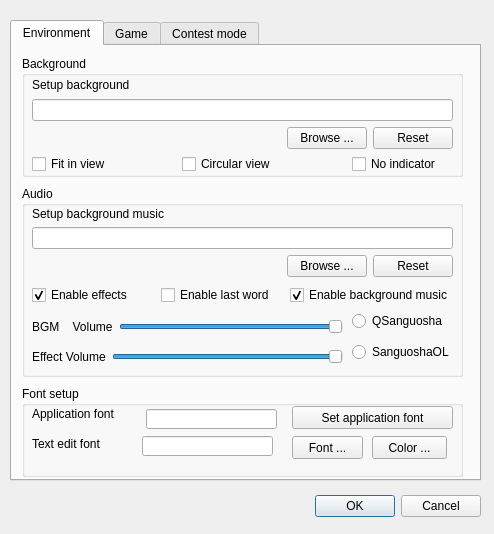
<?xml version="1.0" encoding="UTF-8"?>
<ui version="4.0">
 <class>ConfigDialog</class>
 <widget class="QDialog" name="ConfigDialog">
  <property name="windowModality">
   <enum>Qt::WindowModal</enum>
  </property>
  <property name="geometry">
   <rect>
    <x>0</x>
    <y>0</y>
    <width>494</width>
    <height>534</height>
   </rect>
  </property>
  <property name="windowTitle">
   <string>Config dialog</string>
  </property>
  <widget class="QTabWidget" name="tabWidget">
   <property name="geometry">
    <rect>
     <x>10</x>
     <y>20</y>
     <width>471</width>
     <height>461</height>
    </rect>
   </property>
   <property name="currentIndex">
    <number>0</number>
   </property>
   <widget class="QWidget" name="envTab">
    <attribute name="title">
     <string>Environment</string>
    </attribute>
    <widget class="QGroupBox" name="audioGroupBox">
     <property name="geometry">
      <rect>
       <x>10</x>
       <y>140</y>
       <width>441</width>
       <height>191</height>
      </rect>
     </property>
     <property name="title">
      <string>Audio</string>
     </property>
     <widget class="QWidget" name="layoutWidget1">
      <property name="geometry">
       <rect>
        <x>10</x>
        <y>20</y>
        <width>421</width>
        <height>71</height>
       </rect>
      </property>
      <layout class="QVBoxLayout" name="verticalLayout_5">
       <item>
        <widget class="QLabel" name="setupBgMusicLabel">
         <property name="text">
          <string>Setup background music</string>
         </property>
         <property name="buddy">
          <cstring>bgMusicPathLineEdit</cstring>
         </property>
        </widget>
       </item>
       <item>
        <widget class="QLineEdit" name="bgMusicPathLineEdit">
         <property name="readOnly">
          <bool>true</bool>
         </property>
        </widget>
       </item>
       <item>
        <layout class="QHBoxLayout" name="horizontalLayout_2">
         <item>
          <spacer name="horizontalSpacer_2">
           <property name="orientation">
            <enum>Qt::Horizontal</enum>
           </property>
           <property name="sizeHint" stdset="0">
            <size>
             <width>40</width>
             <height>20</height>
            </size>
           </property>
          </spacer>
         </item>
         <item>
          <widget class="QPushButton" name="browseBgMusicButton">
           <property name="text">
            <string>Browse ...</string>
           </property>
          </widget>
         </item>
         <item>
          <widget class="QPushButton" name="resetBgMusicButton">
           <property name="text">
            <string>Reset</string>
           </property>
          </widget>
         </item>
        </layout>
       </item>
      </layout>
     </widget>
     <widget class="QWidget" name="layoutWidget2">
      <property name="geometry">
       <rect>
        <x>10</x>
        <y>100</y>
        <width>421</width>
        <height>18</height>
       </rect>
      </property>
      <layout class="QHBoxLayout" name="horizontalLayout_3">
       <item>
        <widget class="QCheckBox" name="enableEffectCheckBox">
         <property name="text">
          <string>Enable effects</string>
         </property>
         <property name="checked">
          <bool>true</bool>
         </property>
        </widget>
       </item>
       <item>
        <widget class="QCheckBox" name="enableLastWordCheckBox">
         <property name="text">
          <string>Enable last word</string>
         </property>
        </widget>
       </item>
       <item>
        <widget class="QCheckBox" name="enableBgMusicCheckBox">
         <property name="text">
          <string>Enable background music</string>
         </property>
         <property name="checked">
          <bool>true</bool>
         </property>
        </widget>
       </item>
      </layout>
     </widget>
     <widget class="QWidget" name="layoutWidget3">
      <property name="geometry">
       <rect>
        <x>10</x>
        <y>130</y>
        <width>311</width>
        <height>21</height>
       </rect>
      </property>
      <layout class="QHBoxLayout" name="horizontalLayout_5">
       <item>
        <widget class="QLabel" name="bgmVolumeLabel">
         <property name="text">
          <string>BGM    Volume</string>
         </property>
         <property name="buddy">
          <cstring>bgmVolumeSlider</cstring>
         </property>
        </widget>
       </item>
       <item>
        <widget class="QSlider" name="bgmVolumeSlider">
         <property name="maximum">
          <number>100</number>
         </property>
         <property name="value">
          <number>100</number>
         </property>
         <property name="orientation">
          <enum>Qt::Horizontal</enum>
         </property>
        </widget>
       </item>
      </layout>
     </widget>
     <widget class="QWidget" name="layoutWidget3_2">
      <property name="geometry">
       <rect>
        <x>10</x>
        <y>160</y>
        <width>311</width>
        <height>21</height>
       </rect>
      </property>
      <layout class="QHBoxLayout" name="horizontalLayout_6">
       <item>
        <widget class="QLabel" name="effectVolumeLabel">
         <property name="text">
          <string>Effect Volume</string>
         </property>
         <property name="buddy">
          <cstring>bgmVolumeSlider</cstring>
         </property>
        </widget>
       </item>
       <item>
        <widget class="QSlider" name="effectVolumeSlider">
         <property name="maximum">
          <number>100</number>
         </property>
         <property name="value">
          <number>100</number>
         </property>
         <property name="orientation">
          <enum>Qt::Horizontal</enum>
         </property>
        </widget>
       </item>
      </layout>
     </widget>
     <widget class="QWidget" name="verticalLayoutWidget">
      <property name="geometry">
       <rect>
        <x>330</x>
        <y>120</y>
        <width>101</width>
        <height>62</height>
       </rect>
      </property>
      <layout class="QVBoxLayout" name="EditionVLayout">
       <item>
        <widget class="QRadioButton" name="qsanguoshaRdo">
         <property name="text">
          <string>QSanguosha</string>
         </property>
        </widget>
       </item>
       <item>
        <widget class="QRadioButton" name="sanguoshaolRdo">
         <property name="text">
          <string>SanguoshaOL</string>
         </property>
        </widget>
       </item>
      </layout>
     </widget>
    </widget>
    <widget class="QGroupBox" name="bgGroupBox">
     <property name="geometry">
      <rect>
       <x>10</x>
       <y>10</y>
       <width>441</width>
       <height>121</height>
      </rect>
     </property>
     <property name="title">
      <string>Background</string>
     </property>
     <widget class="QWidget" name="layoutWidget4">
      <property name="geometry">
       <rect>
        <x>10</x>
        <y>20</y>
        <width>421</width>
        <height>73</height>
       </rect>
      </property>
      <layout class="QVBoxLayout" name="verticalLayout_2">
       <item>
        <layout class="QVBoxLayout" name="verticalLayout">
         <item>
          <widget class="QLabel" name="backgrounSetupLabel">
           <property name="text">
            <string>Setup background</string>
           </property>
           <property name="buddy">
            <cstring>bgPathLineEdit</cstring>
           </property>
          </widget>
         </item>
         <item>
          <widget class="QLineEdit" name="bgPathLineEdit">
           <property name="readOnly">
            <bool>true</bool>
           </property>
          </widget>
         </item>
        </layout>
       </item>
       <item>
        <layout class="QHBoxLayout" name="horizontalLayout">
         <item>
          <spacer name="horizontalSpacer">
           <property name="orientation">
            <enum>Qt::Horizontal</enum>
           </property>
           <property name="sizeHint" stdset="0">
            <size>
             <width>40</width>
             <height>20</height>
            </size>
           </property>
          </spacer>
         </item>
         <item>
          <widget class="QPushButton" name="browseBgButton">
           <property name="text">
            <string>Browse ...</string>
           </property>
          </widget>
         </item>
         <item>
          <widget class="QPushButton" name="resetBgButton">
           <property name="text">
            <string>Reset</string>
           </property>
          </widget>
         </item>
        </layout>
       </item>
      </layout>
     </widget>
     <widget class="QCheckBox" name="fitInViewCheckBox">
      <property name="geometry">
       <rect>
        <x>10</x>
        <y>100</y>
        <width>151</width>
        <height>16</height>
       </rect>
      </property>
      <property name="text">
       <string>Fit in view</string>
      </property>
     </widget>
     <widget class="QCheckBox" name="circularViewCheckBox">
      <property name="geometry">
       <rect>
        <x>160</x>
        <y>100</y>
        <width>101</width>
        <height>16</height>
       </rect>
      </property>
      <property name="text">
       <string>Circular view</string>
      </property>
     </widget>
     <widget class="QCheckBox" name="noIndicatorCheckBox">
      <property name="geometry">
       <rect>
        <x>330</x>
        <y>100</y>
        <width>95</width>
        <height>16</height>
       </rect>
      </property>
      <property name="text">
       <string>No indicator</string>
      </property>
     </widget>
    </widget>
    <widget class="QGroupBox" name="fontSetupGroupBox">
     <property name="geometry">
      <rect>
       <x>10</x>
       <y>340</y>
       <width>441</width>
       <height>91</height>
      </rect>
     </property>
     <property name="title">
      <string>Font setup</string>
     </property>
     <widget class="QPushButton" name="changeAppFontButton">
      <property name="geometry">
       <rect>
        <x>270</x>
        <y>20</y>
        <width>161</width>
        <height>23</height>
       </rect>
      </property>
      <property name="text">
       <string>Set application font</string>
      </property>
     </widget>
     <widget class="QLabel" name="appFontLabel">
      <property name="geometry">
       <rect>
        <x>10</x>
        <y>20</y>
        <width>96</width>
        <height>16</height>
       </rect>
      </property>
      <property name="text">
       <string>Application font</string>
      </property>
      <property name="buddy">
       <cstring>appFontLineEdit</cstring>
      </property>
     </widget>
     <widget class="QLineEdit" name="appFontLineEdit">
      <property name="enabled">
       <bool>true</bool>
      </property>
      <property name="geometry">
       <rect>
        <x>124</x>
        <y>23</y>
        <width>131</width>
        <height>20</height>
       </rect>
      </property>
      <property name="readOnly">
       <bool>true</bool>
      </property>
     </widget>
     <widget class="QLineEdit" name="textEditFontLineEdit">
      <property name="enabled">
       <bool>true</bool>
      </property>
      <property name="geometry">
       <rect>
        <x>120</x>
        <y>50</y>
        <width>131</width>
        <height>20</height>
       </rect>
      </property>
      <property name="readOnly">
       <bool>false</bool>
      </property>
     </widget>
     <widget class="QPushButton" name="setTextEditFontButton">
      <property name="geometry">
       <rect>
        <x>270</x>
        <y>50</y>
        <width>71</width>
        <height>23</height>
       </rect>
      </property>
      <property name="text">
       <string>Font ...</string>
      </property>
     </widget>
     <widget class="QLabel" name="textEditFontLabel">
      <property name="geometry">
       <rect>
        <x>10</x>
        <y>50</y>
        <width>91</width>
        <height>16</height>
       </rect>
      </property>
      <property name="text">
       <string>Text edit font</string>
      </property>
      <property name="buddy">
       <cstring>textEditFontLineEdit</cstring>
      </property>
     </widget>
     <widget class="QPushButton" name="setTextEditColorButton">
      <property name="geometry">
       <rect>
        <x>350</x>
        <y>50</y>
        <width>75</width>
        <height>23</height>
       </rect>
      </property>
      <property name="text">
       <string>Color ...</string>
      </property>
     </widget>
    </widget>
   </widget>
   <widget class="QWidget" name="gameTab">
    <attribute name="title">
     <string>Game</string>
    </attribute>
    <widget class="QWidget" name="layoutWidget5">
     <property name="geometry">
      <rect>
       <x>10</x>
       <y>20</y>
       <width>236</width>
       <height>22</height>
      </rect>
     </property>
     <layout class="QFormLayout" name="formLayout">
      <property name="fieldGrowthPolicy">
       <enum>QFormLayout::AllNonFixedFieldsGrow</enum>
      </property>
      <item row="0" column="0">
       <widget class="QLabel" name="nullificationLabel">
        <property name="text">
         <string>Nullification count down</string>
        </property>
        <property name="buddy">
         <cstring>nullificationSpinBox</cstring>
        </property>
       </widget>
      </item>
      <item row="0" column="1">
       <widget class="QSpinBox" name="nullificationSpinBox">
        <property name="suffix">
         <string> seconds</string>
        </property>
        <property name="minimum">
         <number>5</number>
        </property>
        <property name="maximum">
         <number>15</number>
        </property>
        <property name="value">
         <number>8</number>
        </property>
       </widget>
      </item>
     </layout>
    </widget>
    <widget class="QCheckBox" name="neverNullifyMyTrickCheckBox">
     <property name="geometry">
      <rect>
       <x>10</x>
       <y>60</y>
       <width>239</width>
       <height>16</height>
      </rect>
     </property>
     <property name="text">
      <string>Never nullify my single target trick</string>
     </property>
     <property name="checked">
      <bool>true</bool>
     </property>
    </widget>
    <widget class="QCheckBox" name="minimizecCheckBox">
     <property name="geometry">
      <rect>
       <x>10</x>
       <y>90</y>
       <width>241</width>
       <height>16</height>
      </rect>
     </property>
     <property name="text">
      <string>Minimize the dialog when server runs</string>
     </property>
     <property name="checked">
      <bool>true</bool>
     </property>
    </widget>
   </widget>
   <widget class="QWidget" name="tab">
    <attribute name="title">
     <string>Contest mode</string>
    </attribute>
    <widget class="QWidget" name="layoutWidget">
     <property name="geometry">
      <rect>
       <x>20</x>
       <y>30</y>
       <width>421</width>
       <height>100</height>
      </rect>
     </property>
     <layout class="QFormLayout" name="formLayout_2">
      <item row="0" column="0">
       <widget class="QLabel" name="smtpServerLabel">
        <property name="text">
         <string>SMTP Server</string>
        </property>
       </widget>
      </item>
      <item row="0" column="1">
       <widget class="QLineEdit" name="smtpServerLineEdit">
        <property name="placeholderText">
         <string>SMTP server's address</string>
        </property>
       </widget>
      </item>
      <item row="1" column="0">
       <widget class="QLabel" name="senderLabel">
        <property name="text">
         <string>Sender</string>
        </property>
       </widget>
      </item>
      <item row="1" column="1">
       <widget class="QLineEdit" name="senderLineEdit">
        <property name="placeholderText">
         <string>The sender's email address</string>
        </property>
       </widget>
      </item>
      <item row="2" column="0">
       <widget class="QLabel" name="passwordLabel">
        <property name="text">
         <string>Password</string>
        </property>
       </widget>
      </item>
      <item row="2" column="1">
       <widget class="QLineEdit" name="passwordLineEdit">
        <property name="placeholderText">
         <string>The password</string>
        </property>
       </widget>
      </item>
      <item row="3" column="0">
       <widget class="QLabel" name="receiverLabel">
        <property name="text">
         <string>Receiver</string>
        </property>
       </widget>
      </item>
      <item row="3" column="1">
       <widget class="QLineEdit" name="receiverLineEdit">
        <property name="placeholderText">
         <string>The receiver's email address</string>
        </property>
       </widget>
      </item>
     </layout>
    </widget>
    <widget class="QCheckBox" name="onlySaveLordCheckBox">
     <property name="geometry">
      <rect>
       <x>20</x>
       <y>140</y>
       <width>191</width>
       <height>16</height>
      </rect>
     </property>
     <property name="text">
      <string>Only save the record of lord</string>
     </property>
    </widget>
   </widget>
  </widget>
  <widget class="QDialogButtonBox" name="buttonBox">
   <property name="geometry">
    <rect>
     <x>140</x>
     <y>490</y>
     <width>341</width>
     <height>32</height>
    </rect>
   </property>
   <property name="orientation">
    <enum>Qt::Horizontal</enum>
   </property>
   <property name="standardButtons">
    <set>QDialogButtonBox::Cancel|QDialogButtonBox::Ok</set>
   </property>
  </widget>
 </widget>
 <resources/>
 <connections>
  <connection>
   <sender>buttonBox</sender>
   <signal>accepted()</signal>
   <receiver>ConfigDialog</receiver>
   <slot>accept()</slot>
   <hints>
    <hint type="sourcelabel">
     <x>248</x>
     <y>254</y>
    </hint>
    <hint type="destinationlabel">
     <x>157</x>
     <y>274</y>
    </hint>
   </hints>
  </connection>
  <connection>
   <sender>buttonBox</sender>
   <signal>rejected()</signal>
   <receiver>ConfigDialog</receiver>
   <slot>reject()</slot>
   <hints>
    <hint type="sourcelabel">
     <x>316</x>
     <y>260</y>
    </hint>
    <hint type="destinationlabel">
     <x>286</x>
     <y>274</y>
    </hint>
   </hints>
  </connection>
 </connections>
</ui>
